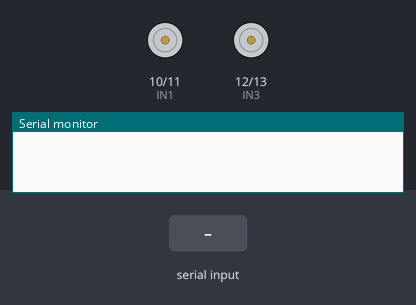
Simulated run of this sketch. Board: Arduino Uno, built with avr-gcc and run on an emulated ATmega328P. On the bench: motor-driver pin pairs drawn as motors (green arrow = first pin HIGH = forward, orange = second pin HIGH = backward, longer = more drive, scaled by the enable pin), the last lines printed to the serial monitor. The test bench sets the inputs (shaded band).

Above: at 1.2 s.
1.3 s: "A" received over the second serial link
At 1.8 s:
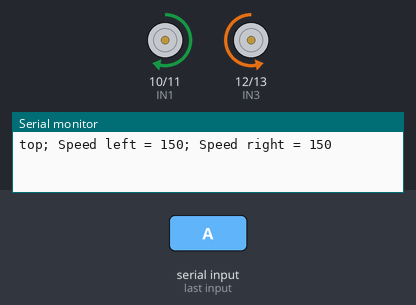
2.8 s: "B" received over the second serial link
At 4.0 s:
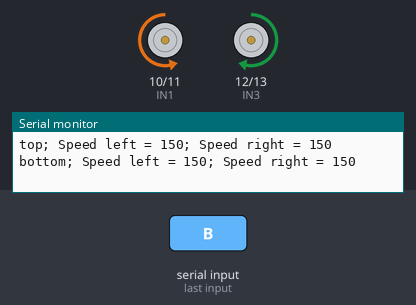
4.3 s: "C" received over the second serial link
At 5.3 s:
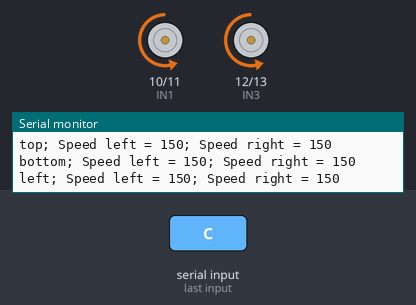
5.8 s: "D" received over the second serial link
At 6.4 s:
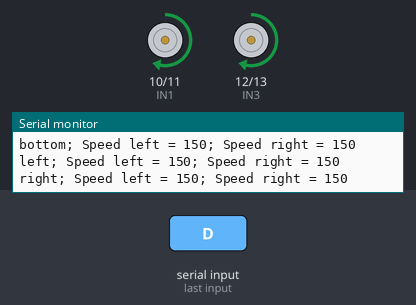
7.3 s: "E" received over the second serial link
At 7.6 s:
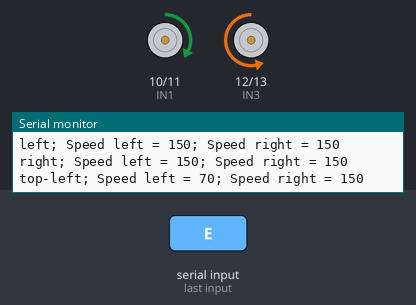
8.8 s: "F" received over the second serial link
At 9.9 s:
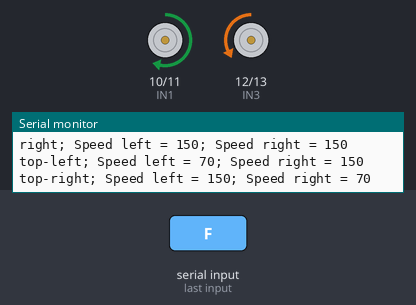
Timing chart, 0 to 11.3 s (numbered marks = the images above; inputs shaded):
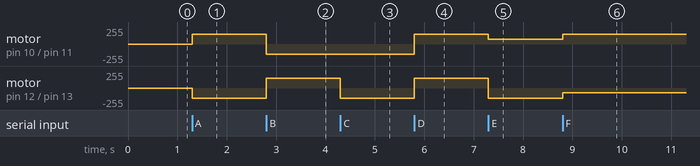

The sketch:

receiver.ino
```cpp
//Receiver code

#include<SoftwareSerial.h>
SoftwareSerial mybt(2,3);
char direction = 0;

// SPEED CONTROL
const int ENA = 5; // left wheels
const int ENB = 6; // right wheels

// Left wheels
const int IN1 = 10;
const int IN2 = 11;

// Right wheels
const int IN3 = 12;
const int IN4 = 13;

void setup()
{
  pinMode(IN1, OUTPUT);
  pinMode(IN2, OUTPUT);
  pinMode(IN3, OUTPUT);
  pinMode(IN4, OUTPUT);

  pinMode(ENA, OUTPUT);
  pinMode(ENB, OUTPUT);

  Serial.begin(38400);
  mybt.begin(38400);
}

void loop()
{
  if(mybt.available()>0)
  {
    direction = mybt.read();
    // Serial.println(direction);
    if      (direction =='A')  { Serial.print("top");           car_control( 1, 0, 0, 1, 150, 150); }
    else if (direction =='B')  { Serial.print("bottom");        car_control( 0, 1, 1, 0, 150, 150); }
    else if (direction =='C')  { Serial.print("left");          car_control( 0, 1, 0, 1, 150, 150); }
    else if (direction =='D')  { Serial.print("right");         car_control( 1, 0, 1, 0, 150, 150); }
    else if (direction =='E')  { Serial.print("top-left");      car_control( 1, 0, 0, 1, 70, 150); }
    else if (direction =='F')  { Serial.print("top-right");     car_control( 1, 0, 0, 1, 150, 70); }
    else if (direction =='G')  { Serial.print("bottom-left");   car_control( 0, 1, 1, 0, 70, 150); }
    else if (direction =='H')  { Serial.print("bottom-right");  car_control( 0, 1, 1, 0, 150, 70); }
    else if (direction =='S')  { Serial.print("stop");          car_control( 0, 0, 0, 0, 0, 0); }
  }
}

void car_control(uint8_t sIN1, uint8_t sIN2,uint8_t sIN3,uint8_t sIN4,int sENA,int sENB)
{
    analogWrite(ENA, sENA);
    analogWrite(ENB, sENB);
    digitalWrite(IN1, sIN1);
    digitalWrite(IN2, sIN2);
    digitalWrite(IN3, sIN3);
    digitalWrite(IN4, sIN4);
    Serial.print("; Speed left = ");
    Serial.print(sENA);
    Serial.print("; Speed right = ");
    Serial.println(sENB);
}
```

Measured:
- after the input at 1.3 s, motor on pin 10 (IN1) / pin 11 (IN2): stopped → forward 150/255 at once; motor on pin 12 (IN3) / pin 13 (IN4): stopped → backward 150/255 at once
- after the input at 2.8 s, motor on pin 10 (IN1) / pin 11 (IN2): forward 150/255 → backward 150/255 at once; motor on pin 12 (IN3) / pin 13 (IN4): backward 150/255 → forward 150/255 at once
- after the input at 4.3 s, motor on pin 12 (IN3) / pin 13 (IN4): forward 150/255 → backward 150/255 at once
- after the input at 5.8 s, motor on pin 10 (IN1) / pin 11 (IN2), motor on pin 12 (IN3) / pin 13 (IN4): backward 150/255 → forward 150/255 at once
- after the input at 7.3 s, motor on pin 10 (IN1) / pin 11 (IN2): forward 150/255 → forward 70/255 at once; motor on pin 12 (IN3) / pin 13 (IN4): forward 150/255 → backward 150/255 at once
- after the input at 8.8 s, motor on pin 10 (IN1) / pin 11 (IN2): forward 70/255 → forward 150/255 at once; motor on pin 12 (IN3) / pin 13 (IN4): backward 150/255 → backward 70/255 at once
